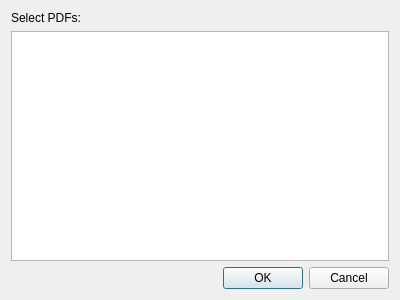
<?xml version="1.0" encoding="UTF-8"?>
<ui version="4.0">
 <class>PDFsDialog</class>
 <widget class="QDialog" name="PDFsDialog">
  <property name="geometry">
   <rect>
    <x>0</x>
    <y>0</y>
    <width>400</width>
    <height>300</height>
   </rect>
  </property>
  <property name="windowTitle">
   <string>PDFs in a proton</string>
  </property>
  <layout class="QHBoxLayout" name="horizontalLayout">
   <item>
    <layout class="QGridLayout" name="GridLayout">
     <item row="2" column="0">
      <widget class="QDialogButtonBox" name="ButtonBox">
       <property name="standardButtons">
        <set>QDialogButtonBox::Cancel|QDialogButtonBox::Ok</set>
       </property>
      </widget>
     </item>
     <item row="1" column="0">
      <widget class="QListWidget" name="PDFsListWidget"/>
     </item>
     <item row="0" column="0">
      <widget class="QLabel" name="Label">
       <property name="text">
        <string>Select PDFs:</string>
       </property>
      </widget>
     </item>
    </layout>
   </item>
  </layout>
 </widget>
 <resources/>
 <connections>
  <connection>
   <sender>ButtonBox</sender>
   <signal>rejected()</signal>
   <receiver>PDFsDialog</receiver>
   <slot>close()</slot>
   <hints>
    <hint type="sourcelabel">
     <x>199</x>
     <y>276</y>
    </hint>
    <hint type="destinationlabel">
     <x>199</x>
     <y>149</y>
    </hint>
   </hints>
  </connection>
  <connection>
   <sender>ButtonBox</sender>
   <signal>accepted()</signal>
   <receiver>PDFsDialog</receiver>
   <slot>accept()</slot>
   <hints>
    <hint type="sourcelabel">
     <x>199</x>
     <y>276</y>
    </hint>
    <hint type="destinationlabel">
     <x>199</x>
     <y>149</y>
    </hint>
   </hints>
  </connection>
 </connections>
</ui>
